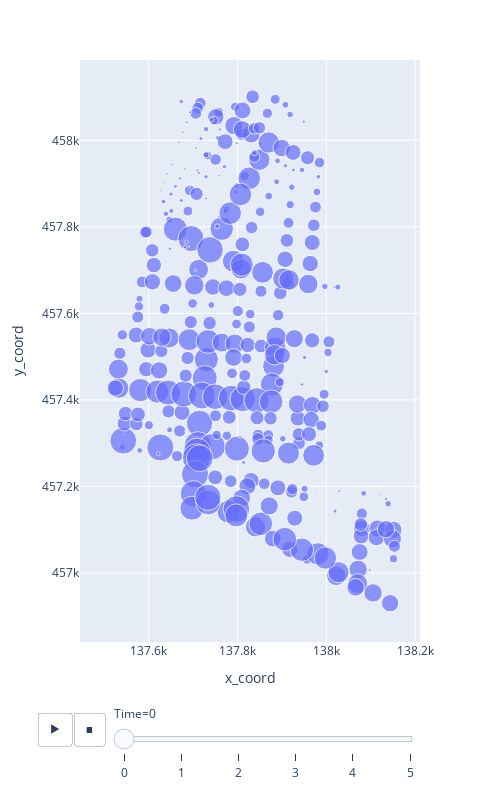

The notebook cell saved with this chart:
### Code cell
net = px.scatter(
                df, 
                x="x_coord", 
                y="y_coord", 
                size="Depth", 
                animation_frame="Time", 
                size_max=20, 
                hover_name="Node",
                width=500, 
                height=800
                )
net.show()

### Figure 1 — Plotly figure (JSON) as saved in the notebook; plotly's stock layout.template omitted (floating-point values rounded to 4 significant figures; data arrays with more than 128 entries replaced by an {"elided": "..."} marker saying what was removed)
{"data": [{"hovertemplate": "<b>%{hovertext}</b><br><br>Time=0<br>x_coord=%{x}<br>y_coord=%{y}<br>Depth=%{marker.size}<extra></extra>", "hovertext": {"elided": "318 str values"}, "legendgroup": "", "marker": {"color": "#636efa", "size": {"elided": "318 float values"}, "sizemode": "area", "sizeref": 0.002023, "symbol": "circle"}, "mode": "markers", "name": "", "orientation": "v", "showlegend": false, "type": "scatter", "x": {"elided": "318 float values"}, "xaxis": "x", "y": {"elided": "318 float values"}, "yaxis": "y"}], "layout": {"height": 800, "legend": {"itemsizing": "constant", "tracegroupgap": 0}, "margin": {"t": 60}, "sliders": [{"active": 0, "currentvalue": {"prefix": "Time="}, "len": 0.9, "pad": {"b": 10, "t": 60}, "steps": [{"args": [["0"], {"frame": {"duration": 0, "redraw": false}, "fromcurrent": true, "mode": "immediate", "transition": {"duration": 0, "easing": "linear"}}], "label": "0", "method": "animate"}, {"args": [["1"], {"frame": {"duration": 0, "redraw": false}, "fromcurrent": true, "mode": "immediate", "transition": {"duration": 0, "easing": "linear"}}], "label": "1", "method": "animate"}, {"args": [["2"], {"frame": {"duration": 0, "redraw": false}, "fromcurrent": true, "mode": "immediate", "transition": {"duration": 0, "easing": "linear"}}], "label": "2", "method": "animate"}, {"args": [["3"], {"frame": {"duration": 0, "redraw": false}, "fromcurrent": true, "mode": "immediate", "transition": {"duration": 0, "easing": "linear"}}], "label": "3", "method": "animate"}, {"args": [["4"], {"frame": {"duration": 0, "redraw": false}, "fromcurrent": true, "mode": "immediate", "transition": {"duration": 0, "easing": "linear"}}], "label": "4", "method": "animate"}, {"args": [["5"], {"frame": {"duration": 0, "redraw": false}, "fromcurrent": true, "mode": "immediate", "transition": {"duration": 0, "easing": "linear"}}], "label": "5", "method": "animate"}], "x": 0.1, "xanchor": "left", "y": 0, "yanchor": "top"}], "updatemenus": [{"buttons": [{"args": [null, {"frame": {"duration": 500, "redraw": false}, "fromcurrent": true, "mode": "immediate", "transition": {"duration": 500, "easing": "linear"}}], "label": "&#9654;", "method": "animate"}, {"args": [[null], {"frame": {"duration": 0, "redraw": false}, "fromcurrent": true, "mode": "immediate", "transition": {"duration": 0, "easing": "linear"}}], "label": "&#9724;", "method": "animate"}], "direction": "left", "pad": {"r": 10, "t": 70}, "showactive": false, "type": "buttons", "x": 0.1, "xanchor": "right", "y": 0, "yanchor": "top"}], "width": 500, "xaxis": {"anchor": "y", "domain": [0, 1], "title": {"text": "x_coord"}}, "yaxis": {"anchor": "x", "domain": [0, 1], "title": {"text": "y_coord"}}}}
